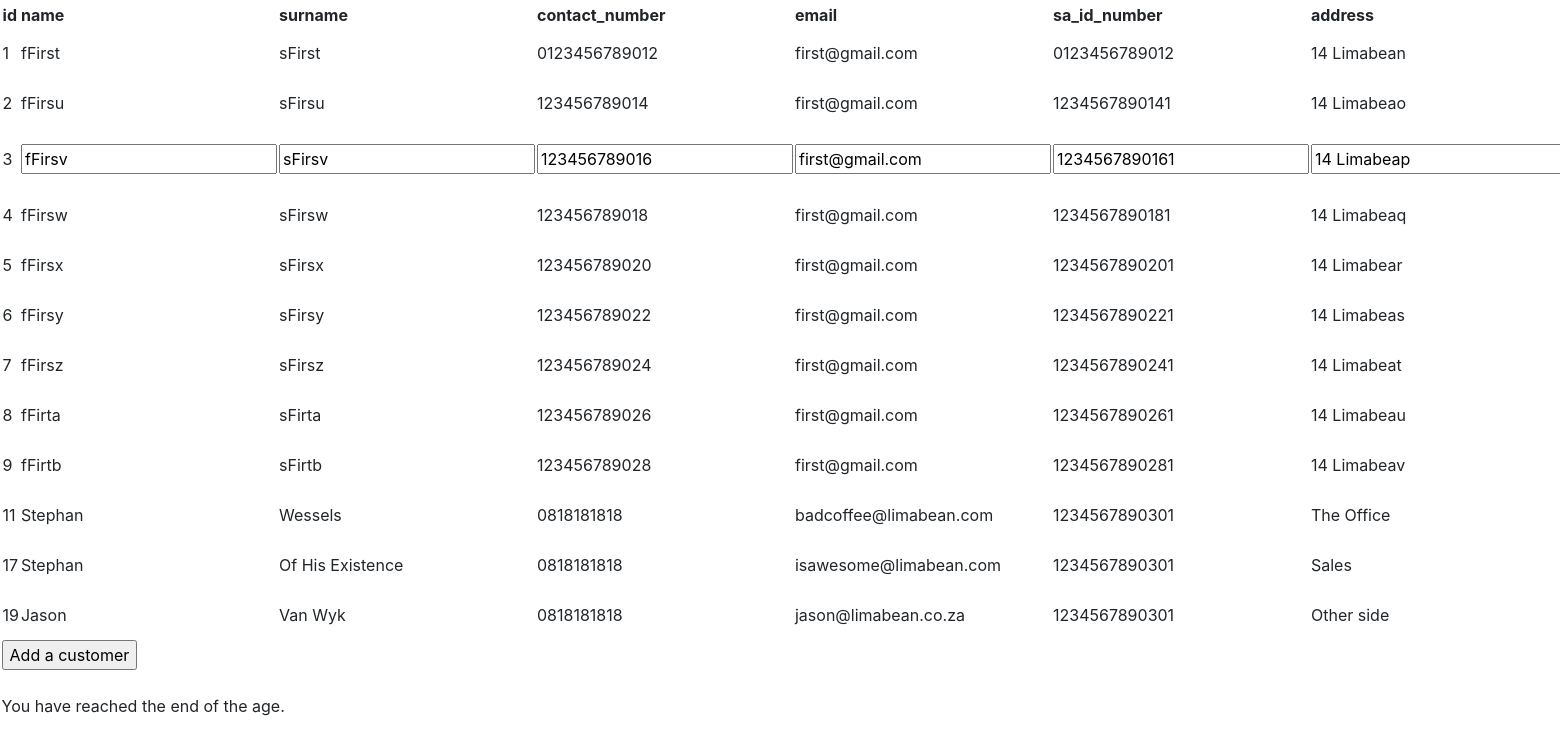
The page /customers.php?id=3 on the database its author committed.
### tables this page shows
CREATE TABLE `customer` (
  `id` int(6) NOT NULL,
  `name` varchar(255) DEFAULT NULL,
  `surname` varchar(255) DEFAULT NULL,
  `contact_number` varchar(18) DEFAULT NULL,
  `email` varchar(255) DEFAULT NULL,
  `sa_id_number` char(13) DEFAULT NULL,
  `address` varchar(255) DEFAULT NULL
);

### customers.php (called while the page is built, shortened)
<?php
include("functionsMain.php");
include("customerTable.php");

### customer.php (called while the page is built, shortened)
<?php
class customer
{
    private $id, $name, $surname, $contact_number, $email, $sa_id_number, $address;
    public function __construct($name = "", $surname = "", $contact_number = "", $email = "", $sa_id_number = "", $address = "", $id = "false")
    {
        if($name != ""){
            $this->id = $id;
        }
    }
    public function getId()
    {
        return $this->id;
    }
}

### dbConnect.php (called while the page is built, shortened)
<?php
class dbConnect
{
    private $host, $user, $password, $database, $conn;
    public function __construct($host = "127.0.0.1", $user = "root", $password = "", $database = "dvd_shop")
    {
        $this->host = $host;
        $this->user = $user;
        $this->password = $password;
        $this->database = $database;
        $this->conn = mysqli_connect($this->host, $this->user, $this->password, $this->database);
    }
    public function fetch($query, $where =[], $condition = ' AND ')
    {
        if(is_string($where)) {
            $where = [$where];
        }
        if($where) {
            $query .= ' WHERE ';
            $query .= implode($condition, $where);
        }
        $sql = $this->conn->query($query);
        $result = array();
        while ($row = mysqli_fetch_assoc($sql)) {
            array_push($result, $row);
        }
        return $result;
    }
}

### functionsMain.php (the view, shortened to what this page needs)
    <?php
function tableRowEditTD($name, $value, $placeholder = "", $required = "true", $type = "text"){
    echo "<td>
            <input name='" . $name . "' value='" . htmlspecialchars($value) . "' placeholder='" . htmlspecialchars($placeholder) . "' type='" . $type . "' " . $required . ">
          </td>";
}
function tableRowTD($value){
    echo "<td>" . htmlspecialchars($value) . "</td>";
}

### customerTable.php (shortened to what this page needs)
<?php
include('dbConnect.php');
include_once('functionsCustomer.php');
$_SESSION['customer'] = getCustomer("1=1");
?>
    <table style="width:100%">
        <tr>
            <th>id</th>
            <th>name</th>
            <th>surname</th>
            <th>contact_number</th>
            <th>email</th>
            <th>sa_id_number</th>
            <th>address</th>
        </tr>
        <?php
        foreach ($_SESSION['customer'] as $key => $value) {
                if (isset($_SESSION['userEditing']) && $_SESSION['userEditing'] == $value->getId()) {
                    customerTableRowEdit($value);
                } else {
                    customerTableRow($value);
                }
            }
        ?>
    </table>
    <form method="post" action="<?= htmlspecialchars($_SERVER['PHP_SELF']) ?>">
        <input name="addCustomer" type="submit" value="Add a customer">
    </form>

### functionsCustomer.php (shortened to what this page needs)
<?php
include_once("functionsMain.php");
function getCustomer($where = [], $condition = ' AND ')
{
    $dbConnect = new dbConnect();
    $results = $dbConnect->fetch("SELECT * FROM customer ", $where, $condition);
    $customer = array();
    foreach ($results as $value) {
        array_push($customer,
            new Customer($value['name'], $value['surname'], $value['contact_number'],
                $value['email'], $value['sa_id_number'], $value['address'], $value['id']));
    }
    return $customer;
}
function customerTableRow($customerArray)
{
    echo "<tr>";
    tableRowTD($customerArray->getId());
    echo "<td> <a href='?id=" . htmlspecialchars($customerArray->getId()) . "'>edit</a>
               <a href='?id=" . htmlspecialchars($customerArray->getId()) . "&delete=TRUE'>delete</a>
          </td>" . "
         </tr>";
}
function customerTableRowEdit($customerArray)
{
    echo "<tr>
                <form action='" . htmlspecialchars($_SERVER["PHP_SELF"]) . "' method='post'>
                    <td>
                        " . htmlspecialchars($customerArray->getId()) . "
                    </td>";
        tableRowEditTD('name', $customerArray->getName(), $customerArray->getName());
    echo "<td>
                <input type='submit' name='updateCustomer' value='save'>
                <input type='submit' name='deleteCustomer' value='delete'>
                <input type='hidden' name='id' value='" . htmlspecialchars($customerArray->getId()) . "'>
            </td>" . "
        </form>
    </tr>";
}

### css/phptest.css (style rules this page uses)
table { width: 100%; margin: auto; }

### rows shown on the page
customer: id "1 fFirst sFirst 0123456789012 first@gmail.com 0123456789012 14 Limabean"
customer: id "2 fFirsu sFirsu 123456789014 first@gmail.com 1234567890141 14 Limabeao"
customer: id "3", name "fFirsv", surname "sFirsv", contact_number "123456789016", email "first@gmail.com", sa_id_number "1234567890161", address "14 Limabeap"
customer: id "4 fFirsw sFirsw 123456789018 first@gmail.com 1234567890181 14 Limabeaq"
customer: id "5 fFirsx sFirsx 123456789020 first@gmail.com 1234567890201 14 Limabear"
customer: id "6 fFirsy sFirsy 123456789022 first@gmail.com 1234567890221 14 Limabeas"
customer: id "7 fFirsz sFirsz 123456789024 first@gmail.com 1234567890241 14 Limabeat"
customer: id "8 fFirta sFirta 123456789026 first@gmail.com 1234567890261 14 Limabeau"
customer: id "9 fFirtb sFirtb 123456789028 first@gmail.com 1234567890281 14 Limabeav"
customer: id "11 Stephan Wessels 0818181818 badcoffee@limabean.com 1234567890301 The Office"
customer: id "17 Stephan Of His Existence 0818181818 isawesome@limabean.com 1234567890301 Sales"
customer: id "19 Jason Van Wyk 0818181818 jason@limabean.co.za 1234567890301 Other side"
